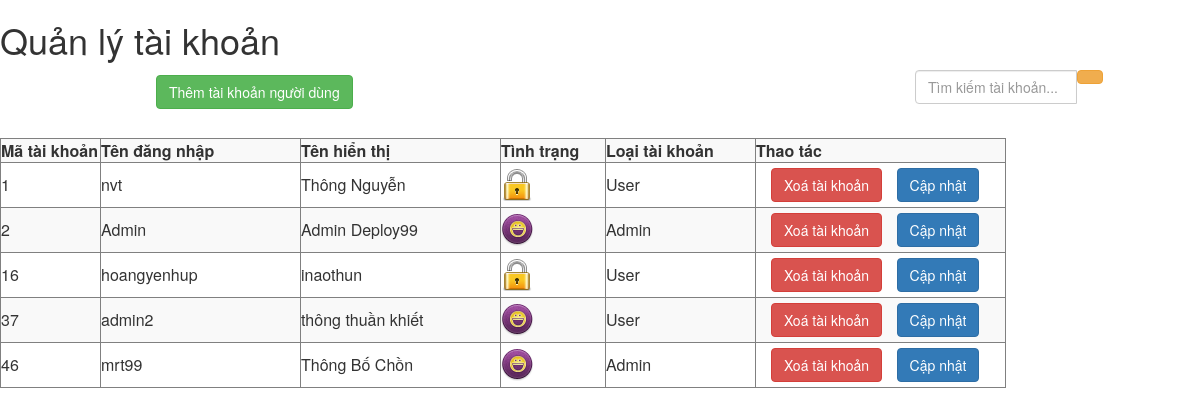
The page /Admin/pages/qlTaiKhoan/pIndex.php on the database its author committed.
### tables this page shows
CREATE TABLE `taikhoan` (
  `MaTaiKhoan` int(11) NOT NULL,
  `TenDangNhap` varchar(20) DEFAULT NULL,
  `MatKhau` varchar(20) DEFAULT NULL,
  `TenHienThi` varchar(64) DEFAULT NULL,
  `DiaChi` varchar(256) DEFAULT NULL,
  `DienThoai` varchar(20) DEFAULT NULL,
  `Email` varchar(20) DEFAULT NULL,
  `BiXoa` tinyint(1) DEFAULT '0',
  `MaLoaiTaiKhoan` int(11) NOT NULL
);

CREATE TABLE `loaitaikhoan` (
  `MaLoaiTaiKhoan` int(11) NOT NULL,
  `TenLoaiTaiKhoan` varchar(45) DEFAULT NULL
);

### lib/DataProvider.php (called while the page is built, shortened)
 <?php
class DataProvider
{
    public static function ExecuteQuery($sql)
    {
        $connection = mysqli_connect('localhost','root','','deploy99')
             or  die ("Không thể kết nối dữ liệu");
        mysqli_query($connection, "set names 'utf8'");
        $result =  mysqli_query($connection, $sql);
        return $result;
    }
}
?>

### Admin/pages/qlTaiKhoan/pDanhSach.php (the view, shortened to what this page needs)
  <link rel="stylesheet" href="https://maxcdn.bootstrapcdn.com/bootstrap/3.4.1/css/bootstrap.min.css">
<button type="button" class="btn btn-success"
   onclick="window.location.href='index.php?c=1&a=3'"
   style="margin-left:13%;margin-top:5px;margin-bottom:5px">Thêm tài khoản người dùng</button>
     <div class="col-md-3 col-sm-4 col-sx-6" style="float: right;">
                    <div class="input-group">
                        <input type="text" class="form-control"
                        placeholder="Tìm kiếm tài khoản... " style="width:83%;">
                        <div class="input-group-append">
                            <button class="btn btn-warning Search" type="button">
                            </button>
                        </div>
                    </div>
                </div>
<table cellspacing="0" border="1" class="table-hover table-striped" style="margin-top:2%;">
    <tr>
       <th width="100"> Mã tài khoản</th>
       <th width="200"> Tên đăng nhập</th>
       <th width="200"> Tên hiển thị</th>
       <th width="105"> Tình trạng</th>
       <th width="150"> Loại tài khoản</th>
       <th width="250"> Thao tác</th>
    </tr>
    <?php
       $sql = "SELECT t.MaTaiKhoan, t.TenDangNhap, t.TenHienThi, t.DiaChi, t.DienThoai, t.Email, t.BiXoa, l.TenLoaiTaiKhoan FROM TaiKhoan t, LoaiTaiKHoan l
              WHERE t.MaLoaiTaiKhoan = l.MaLoaiTaiKhoan";
              $result = DataProvider::ExecuteQuery($sql);
              while ($row = mysqli_fetch_array($result))
              {
                  ?>
                  <tr>
                       <td><?php echo $row["MaTaiKhoan"]; ?></td>
                       <td><?php echo $row["TenDangNhap"]; ?></td>
                       <td><?php echo $row["TenHienThi"]; ?></td>
                  <td>
                      <?php
                         if($row["BiXoa"] == 1)
                            echo "<img src='images/locked.png' />";
                         else
                            echo "<img src='images/active.png' />";
                       ?>
                  </td>
                  <td><?php echo $row["TenLoaiTaiKhoan"]; ?></td>
                  <td>
                     <button type="button" class="btn btn-danger"
                     onclick="window.location.href='pages/qlTaiKhoan/xlKhoa.php?id=<?= $row['MaTaiKhoan'] ?>'"
                     style="margin-left:15px;margin-top:5px;margin-bottom:5px">Xoá tài khoản</button>
                    <button type="button" class="btn btn-primary"
                     onclick="window.location.href='index.php?c=1&a=2&id=<?= $row['MaTaiKhoan'] ?>'"  style="margin-left:10px;">Cập nhật</button>
                </td>
             </tr>
         <?php
     }
 ?>
</table>

### Admin/pages/qlTaiKhoan/pIndex.php (shortened to what this page needs)
<h1>Quản lý tài khoản</h1>
<?php
    $a = 1;
    switch ($a)
    {
        case 1:
            include "pages/qlTaiKhoan/pDanhSach.php";
        break;
    }
?>

### rows shown on the page
taikhoan: MaTaiKhoan "1", TenDangNhap "nvt", TenHienThi "Thông Nguyễn", BiXoa 1 (drawn), MaLoaiTaiKhoan.TenLoaiTaiKhoan "User"
taikhoan: MaTaiKhoan "2", TenDangNhap "Admin", TenHienThi "Admin Deploy99", BiXoa 0 (drawn), MaLoaiTaiKhoan.TenLoaiTaiKhoan "Admin"
taikhoan: MaTaiKhoan "16", TenDangNhap "hoangyenhup", TenHienThi "inaothun", BiXoa 1 (drawn), MaLoaiTaiKhoan.TenLoaiTaiKhoan "User"
taikhoan: MaTaiKhoan "37", TenDangNhap "admin2", TenHienThi "thông thuần khiết", BiXoa 0 (drawn), MaLoaiTaiKhoan.TenLoaiTaiKhoan "User"
taikhoan: MaTaiKhoan "46", TenDangNhap "mrt99", TenHienThi "Thông Bố Chồn", BiXoa 0 (drawn), MaLoaiTaiKhoan.TenLoaiTaiKhoan "Admin"
